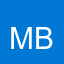

Recreate this plot in Python.
"""
Create a simple placeholder icon for the Mail Buddy application.
This script creates a colored square with the text "MB" as a placeholder icon.
"""

try:
    from PIL import Image, ImageDraw, ImageFont
    
    # Create a new image with a blue background
    size = 64
    image = Image.new('RGB', (size, size), (0, 120, 212))  # Blue color
    draw = ImageDraw.Draw(image)
    
    # Try to use a system font
    try:
        font = ImageFont.truetype("arial.ttf", size=30)
    except Exception:
        font = ImageFont.load_default()
    
    # Draw "MB" text in the center
    text = "MB"
    
    # Get text size - handle different PIL versions
    try:
        # For newer PIL versions
        left, top, right, bottom = font.getbbox(text)
        text_width = right - left
        text_height = bottom - top
    except AttributeError:
        try:
            # For older PIL versions
            text_width, text_height = draw.textsize(text, font=font)
        except AttributeError:
            # Fallback
            text_width, text_height = 30, 30
    
    position = ((size - text_width) // 2, (size - text_height) // 2)
    
    # Draw the text
    draw.text(position, text, fill=(255, 255, 255), font=font)  # White text
    
    # Save the image
    image.save("icon.png")
    print("Icon created successfully!")
    
except ImportError:
    print("PIL library not found. Creating a text file instead.")
    with open('icon.txt', 'w') as f:
        f.write("MB")
    print("Created icon.txt as a placeholder.") 